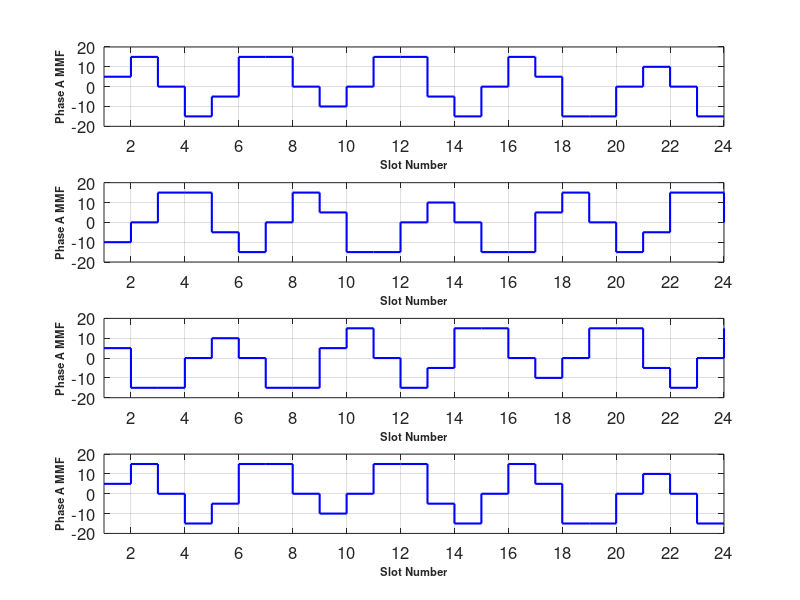
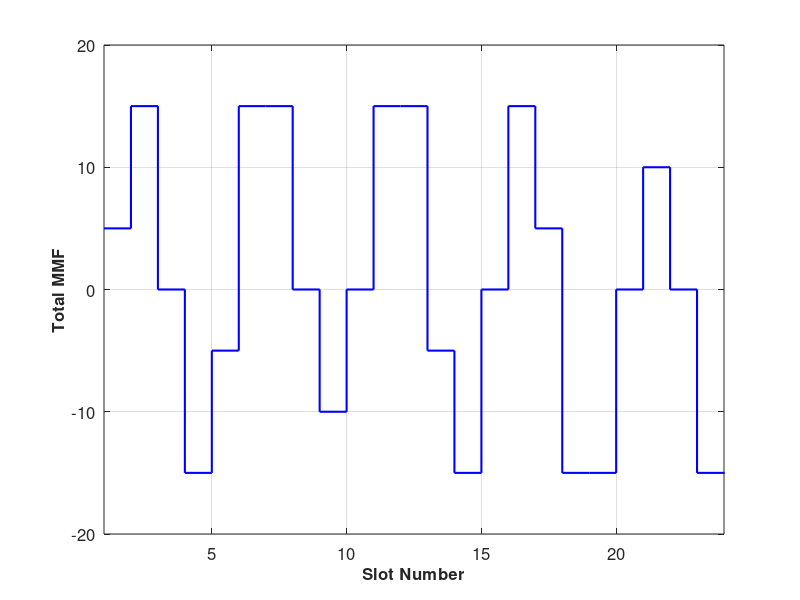

MATLAB code to generate these figures, in order: (Note: this script raises an error after producing the figures.)
%% In this file, MMF distribution of a given stator winding configuration
% are analyzed, harmonic components are investigated, flux linkage and
% induced emf waveforms are obtained. the results will be input for Maxwell
% simulation.

% The machine is fractional slot concentrated winding permanent magnet
% synchronous machine.
pole = 20;
pp = pole/2; % pole pair
slot = 24;
layer = 2; % all teeth
phase = 3;

slot_angle = 2*pi/slot; % mechanical
slot_angle_d = slot_angle*180/pi; % degrees
pole_angle = 2*pi/pole; % mechanical
pole_angle_d = pole_angle*180/pi;  % degrees

q = slot/(phase*pole);

conductor = 10; % per coil side
Nph = 0.5*conductor*layer*slot/phase;

% Winding factor (OBSOLETE)
% kp = sin(pi*pp/slot);
% t = gcd(slot,pp);
% checkvar = slot/(t*phase);
% alfa = 30*pi/180;
% if mod(checkvar,2) == 0
%     kd = sin(q*alfa/4)/((q/2)*sin(alfa/2));
% else
%     kd = sin(q*alfa/4)/((q)*sin(alfa/4));    
% end

% kpn: coil pitch factor
% kdn: coil disposition factor
harm = 1;
if layer == 1
    kpn = sin(harm*pp*pi/slot);
    kdn = 1;
elseif layer == 2
    kpn = sin(harm*pp*pi/slot);
    kdn = sin(harm*pp*pi/slot);
end    
kd = 1; % concentrated coil
kw = kpn*kdn*kd; % winding factor

peak_current = 1; % Amps

% Define MMF components
mmfa = zeros(1,slot);
mmfb = zeros(1,slot);
mmfc = zeros(1,slot);
mmftotal = zeros(1,slot);

rotor_speed = 600; % rpm
freq = rotor_speed*pole/120; % Hz
period = 1/freq;
time_instant = period*[0:1/3:1];

for l = 1:numel(time_instant)
    
    % Define the time according the index l
    time = time_instant(l);
    
    % Calculate the phase currents at that time instant
    Ia = peak_current*cos(2*pi*freq*time);
    Ib = peak_current*cos(2*pi*freq*time-2*pi/3);
    Ic = peak_current*cos(2*pi*freq*time-4*pi/3);
    
    %%%%%% Original 12-10 double layer winding 
%     MMFa_layer1 = conductor*[Ia,-Ia,0,0,0,0,-Ia,Ia,0,0,0,0];
%     MMFa_layer2 = conductor*[0,-Ia,Ia,0,0,0,0,Ia,-Ia,0,0,0];
%     
%     MMFb_layer1 = conductor*[0,0,0,0,Ib,-Ib,0,0,0,0,-Ib,Ib];
%     MMFb_layer2 = conductor*[-Ib,0,0,0,0,-Ib,Ib,0,0,0,0,Ib];
%     
%     MMFc_layer1 = conductor*[0,0,-Ic,Ic,0,0,0,0,Ic,-Ic,0,0];
%     MMFc_layer2 = conductor*[0,0,0,Ic,-Ic,0,0,0,0,-Ic,Ic,0];
%     %%%%%%
    
    %%%%%% 
    MMFa_layer1 = conductor*[Ia,0,0,-Ia,0,Ia,0,0,0,0,Ia,0,...
        -Ia,0,0,Ia,0,-Ia,0,0,0,0,-Ia,0];
    MMFa_layer2 = conductor*[Ia,0,-Ia,0,0,Ia,0,-Ia,0,0,0,0,...
        -Ia,0,Ia,0,0,-Ia,0,Ia,0,0,0,0];
    
    MMFb_layer1 = conductor*[0,0,Ib,0,-Ib,0,0,Ib,0,-Ib,0,0,...
        0,0,-Ib,0,Ib,0,0,-Ib,0,Ib,0,0];
    MMFb_layer2 = conductor*[0,0,0,0,-Ib,0,Ib,0,0,-Ib,0,Ib,...
        0,0,0,0,Ib,0,-Ib,0,0,Ib,0,-Ib];
    
    MMFc_layer1 = conductor*[0,-Ic,0,0,0,0,-Ic,0,Ic,0,0,-Ic,...
        0,Ic,0,0,0,0,Ic,0,-Ic,0,0,Ic];
    MMFc_layer2 = conductor*[0,-Ic,0,Ic,0,0,0,0,Ic,0,-Ic,0,...
        0,Ic,0,-Ic,0,0,0,0,-Ic,0,Ic,0];
    %%%%%%
    
    %%%%%% Distributed winding trial, FAIL
%     MMFa_layer1 = conductor*[Ia,Ia,-Ia,-Ia,0,0,0,0,0,0,0,0];
%     MMFa_layer2 = conductor*[0,0,-Ia,-Ia,Ia,Ia,0,0,0,0,0,0,];
%     
%     MMFb_layer1 = conductor*[0,0,0,0,0,0,0,0,Ib,Ib,-Ib,-Ib];
%     MMFb_layer2 = conductor*[Ib,Ib,0,0,0,0,0,0,0,0,-Ib,-Ib];
%     
%     MMFc_layer1 = conductor*[0,0,0,0,-Ic,-Ic,Ic,Ic,0,0,0,0];
%     MMFc_layer2 = conductor*[0,0,0,0,0,0,Ic,Ic,-Ic,-Ic,0,0];
    %%%%%%
    
    for k = 1:slot
        mmfa(l,k) = sum(MMFa_layer1(1:k))+sum(MMFa_layer2(1:k));
        mmfb(l,k) = sum(MMFb_layer1(1:k))+sum(MMFb_layer2(1:k));
        mmfc(l,k) = sum(MMFc_layer1(1:k))+sum(MMFc_layer2(1:k));
    end
    
    % To get rid of the offset on the MMF waveforms, use the following
    % routine for each phase MMF
    average = sum(mmfa(l,:))/slot;
    mmfa(l,:) = mmfa(l,:)-average;
    average = sum(mmfb(l,:))/slot;
    mmfb(l,:) = mmfb(l,:)-average;
    average = sum(mmfc(l,:))/slot;
    mmfc(l,:) = mmfc(l,:)-average;
    
    mmftotal(l,:) = mmfa(l,:)+mmfb(l,:)+mmfc(l,:);
    
end



subplot(4,1,1)
stairs(mmfa(2,:),'b- ','Linewidth',1.5)
grid on;
set(gca,'FontSize',12);
ylabel('Phase A MMF','FontSize',8,'FontWeight','Bold');
set(gca,'xtick',[0:2:30]);
title('t = 0','FontSize',10,'FontWeight','Bold')
ylim([-conductor*2 conductor*2]);
xlim([1 slot]);

subplot(4,1,2)
stairs(mmfb(2,:),'b- ','Linewidth',1.5)
grid on;
set(gca,'FontSize',12);
ylabel('Phase A MMF','FontSize',8,'FontWeight','Bold');
set(gca,'xtick',[0:2:30]);
ylim([-conductor*2 conductor*2]);
xlim([1 slot]);

subplot(4,1,3)
stairs(mmfc(2,:),'b- ','Linewidth',1.5)
grid on;
set(gca,'FontSize',12);
ylabel('Phase A MMF','FontSize',8,'FontWeight','Bold');
set(gca,'xtick',[0:2:30]);
ylim([-conductor*2 conductor*2]);
xlim([1 slot]);

subplot(4,1,4)
stairs(mmftotal(2,:),'b- ','Linewidth',1.5)
grid on;
set(gca,'FontSize',12);
xlabel('Slot Number','FontSize',8,'FontWeight','Bold');
ylabel('Total MMF','FontSize',8,'FontWeight','Bold');
set(gca,'xtick',[0:2:30]);
ylim([-conductor*2 conductor*2]);
xlim([1 slot]);

%%
subplot(4,1,1)
stairs(mmftotal(1,:),'b- ','Linewidth',1.5)
grid on;
set(gca,'FontSize',12);
xlabel('Slot Number','FontSize',8,'FontWeight','Bold');
ylabel('Phase A MMF','FontSize',8,'FontWeight','Bold');
set(gca,'xtick',[0:2:30]);
ylim([-conductor*2 conductor*2]);
xlim([1 slot]);

subplot(4,1,2)
stairs(mmftotal(2,:),'b- ','Linewidth',1.5)
grid on;
set(gca,'FontSize',12);
xlabel('Slot Number','FontSize',8,'FontWeight','Bold');
ylabel('Phase A MMF','FontSize',8,'FontWeight','Bold');
set(gca,'xtick',[0:2:30]);
ylim([-conductor*2 conductor*2]);
xlim([1 slot]);

subplot(4,1,3)
stairs(mmftotal(3,:),'b- ','Linewidth',1.5)
grid on;
set(gca,'FontSize',12);
xlabel('Slot Number','FontSize',8,'FontWeight','Bold');
ylabel('Phase A MMF','FontSize',8,'FontWeight','Bold');
set(gca,'xtick',[0:2:30]);
ylim([-conductor*2 conductor*2]);
xlim([1 slot]);

subplot(4,1,4)
stairs(mmftotal(4,:),'b- ','Linewidth',1.5)
grid on;
set(gca,'FontSize',12);
xlabel('Slot Number','FontSize',8,'FontWeight','Bold');
ylabel('Phase A MMF','FontSize',8,'FontWeight','Bold');
set(gca,'xtick',[0:2:30]);
ylim([-conductor*2 conductor*2]);
xlim([1 slot]);

%%
nully = mmftotal(1,:)';
multip = 10;
for k = 1:multip
    nully(k*slot+1:(k+1)*slot) = nully(1:slot);
end

figure;
stairs(nully,'b- ','Linewidth',1.5)
grid on;
set(gca,'FontSize',12);
xlabel('Slot Number','FontSize',12,'FontWeight','Bold');
ylabel('Total MMF','FontSize',12,'FontWeight','Bold');
%set(gca,'xtick',[0:2:100]);
ylim([-conductor*2 conductor*2]);
xlim([1 slot]);

window_angle = numel(nully)*slot_angle_d;
angle_array = 1:window_angle;
mmf_angle = zeros(1,window_angle);
for k = 1:window_angle
    mmf_angle(k) = nully(floor(k/slot_angle_d)+1);
end

figure;
plot(angle_array,mmf_angle,'b- ','Linewidth',1.5)
grid on;
set(gca,'FontSize',12);
xlabel('Slot Number','FontSize',8,'FontWeight','Bold');
ylabel('Phase A MMF','FontSize',8,'FontWeight','Bold');
%set(gca,'xtick',[0:2:100]);
ylim([-conductor*2 conductor*2]);
%xlim([1 slot]);

% FFT of MMF waveform
fo = 1; % fundemental frequency
L = 360; % cycle length
N = window_angle; % window length
n = 360; % number of samples in a window
% spectral estimation by DFT
% resolution: system frequency/# of cycles in the window
res = fo/(N/L);
% frequency axis
f1 = 0:res:(n-1)*res-1;
% signal spectrum
spect_mmf = abs(fft(mmf_angle(1:((n-1)))))/((n-1)/2);

figure;
%plot(f1/res,spect_mmf(1:349)*sqrt(2)/conductor,'b-o ','Linewidth',1.5)
bar(f1/res,spect_mmf(1:349)*sqrt(2)/(2*conductor))
grid on;
set(gca,'FontSize',12);
xlabel('Harmonic','FontSize',8,'FontWeight','Bold');
ylabel('MMF Spectrum','FontSize',8,'FontWeight','Bold');
%set(gca,'xtick',[0:2:100]);
%ylim([-conductor*2 conductor*2]);
xlim([0 25]);

